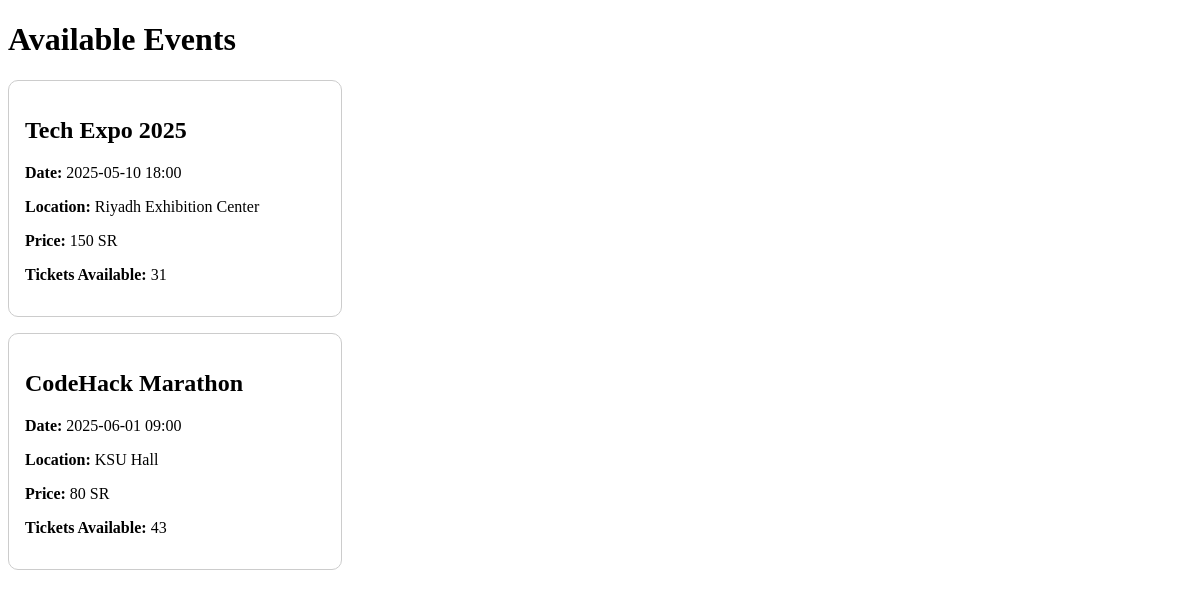
Page /testdb.php on the earlier database version.
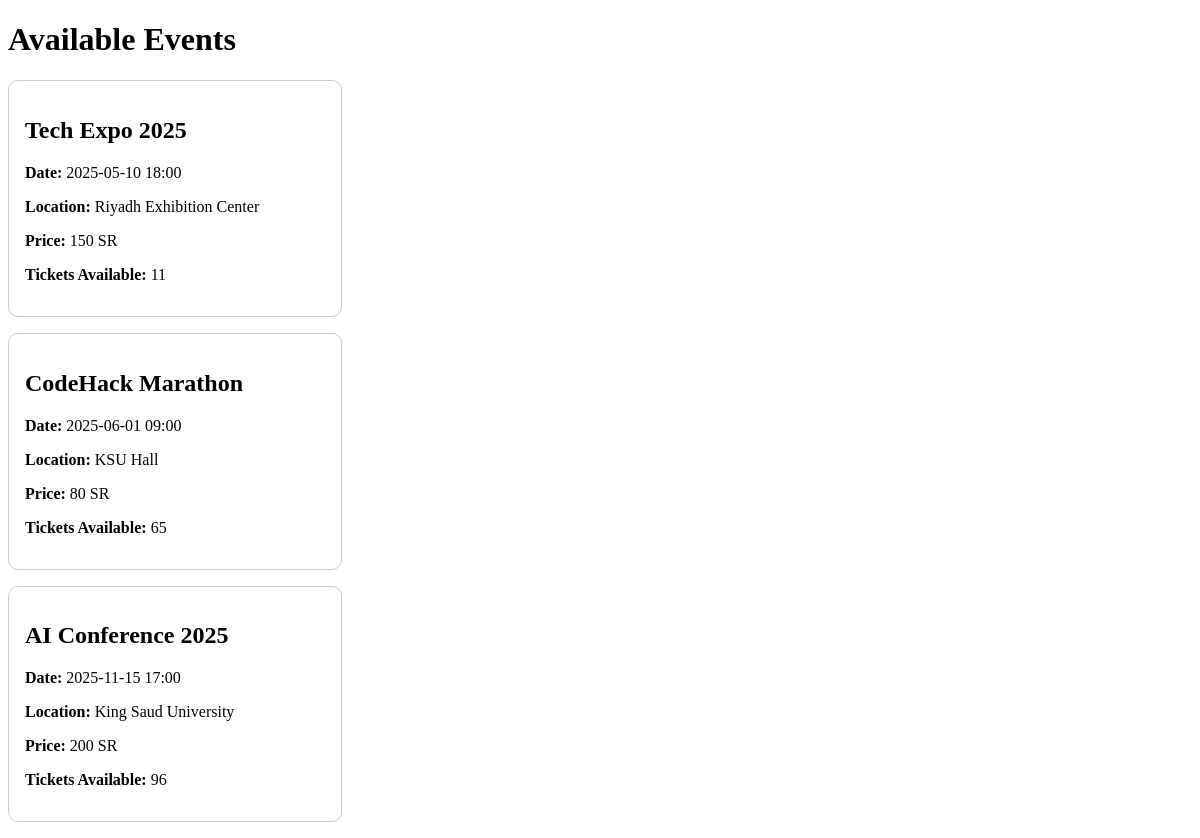
Same page on the later database version.
### tables this page shows
CREATE TABLE events (
    id INTEGER PRIMARY KEY AUTOINCREMENT,
    name TEXT NOT NULL,
    date TEXT NOT NULL,
    location TEXT NOT NULL,
    price REAL NOT NULL,
    image TEXT,
    max_tickets INTEGER NOT NULL
);

### testdb.php (the view, shortened to what this page needs)
<?php
require_once 'includes/config.php';
try {
    $stmt = $conn->query("SELECT * FROM events");
    $events = $stmt->fetchAll(PDO::FETCH_ASSOC);
} catch (PDOException $e) {
    die("Database error: " . $e->getMessage());
}
?>
<!DOCTYPE html>
<html lang="en">
<head>
</head>
<body>
    <h1>Available Events</h1>
    <?php if (count($events) > 0): ?>
        <?php foreach ($events as $event): ?>
            <div class="event">
                <h2><?= htmlspecialchars($event['name']) ?></h2>
                <p><strong>Date:</strong> <?= $event['date'] ?></p>
                <p><strong>Location:</strong> <?= $event['location'] ?></p>
                <p><strong>Price:</strong> <?= $event['price'] ?> SR</p>
                <p><strong>Tickets Available:</strong> <?= $event['max_tickets'] ?></p>
            </div>
        <?php endforeach; ?>
    <?php else: ?>
        <p>No events found.</p>
    <?php endif; ?>
</body>
</html>

Differences in the rows shown:
changed events "Tech Expo 2025": max_tickets "31" → "11"
changed events "CodeHack Marathon": max_tickets "43" → "65"
added events: name "AI Conference 2025", date "2025-11-15 17:00", location "King Saud University", price "200", max_tickets "96"
